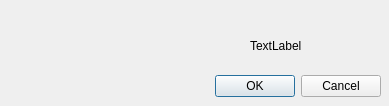
<?xml version="1.0" encoding="UTF-8"?>
<ui version="4.0">
 <class>delete_dialog</class>
 <widget class="QDialog" name="delete_dialog">
  <property name="geometry">
   <rect>
    <x>0</x>
    <y>0</y>
    <width>389</width>
    <height>106</height>
   </rect>
  </property>
  <property name="windowTitle">
   <string>Dialog</string>
  </property>
  <widget class="QDialogButtonBox" name="buttonBox">
   <property name="geometry">
    <rect>
     <x>40</x>
     <y>70</y>
     <width>341</width>
     <height>32</height>
    </rect>
   </property>
   <property name="orientation">
    <enum>Qt::Horizontal</enum>
   </property>
   <property name="standardButtons">
    <set>QDialogButtonBox::Cancel|QDialogButtonBox::Ok</set>
   </property>
  </widget>
  <widget class="QLabel" name="label">
   <property name="geometry">
    <rect>
     <x>90</x>
     <y>30</y>
     <width>221</width>
     <height>31</height>
    </rect>
   </property>
   <property name="text">
    <string/>
   </property>
  </widget>
  <widget class="QLabel" name="icon_label">
   <property name="geometry">
    <rect>
     <x>16</x>
     <y>20</y>
     <width>61</width>
     <height>51</height>
    </rect>
   </property>
   <property name="text">
    <string/>
   </property>
  </widget>
  <widget class="QLabel" name="file_name_label">
   <property name="geometry">
    <rect>
     <x>250</x>
     <y>30</y>
     <width>121</width>
     <height>31</height>
    </rect>
   </property>
   <property name="text">
    <string>TextLabel</string>
   </property>
  </widget>
 </widget>
 <resources/>
 <connections>
  <connection>
   <sender>buttonBox</sender>
   <signal>accepted()</signal>
   <receiver>delete_dialog</receiver>
   <slot>accept()</slot>
   <hints>
    <hint type="sourcelabel">
     <x>248</x>
     <y>254</y>
    </hint>
    <hint type="destinationlabel">
     <x>157</x>
     <y>274</y>
    </hint>
   </hints>
  </connection>
  <connection>
   <sender>buttonBox</sender>
   <signal>rejected()</signal>
   <receiver>delete_dialog</receiver>
   <slot>reject()</slot>
   <hints>
    <hint type="sourcelabel">
     <x>316</x>
     <y>260</y>
    </hint>
    <hint type="destinationlabel">
     <x>286</x>
     <y>274</y>
    </hint>
   </hints>
  </connection>
 </connections>
</ui>
